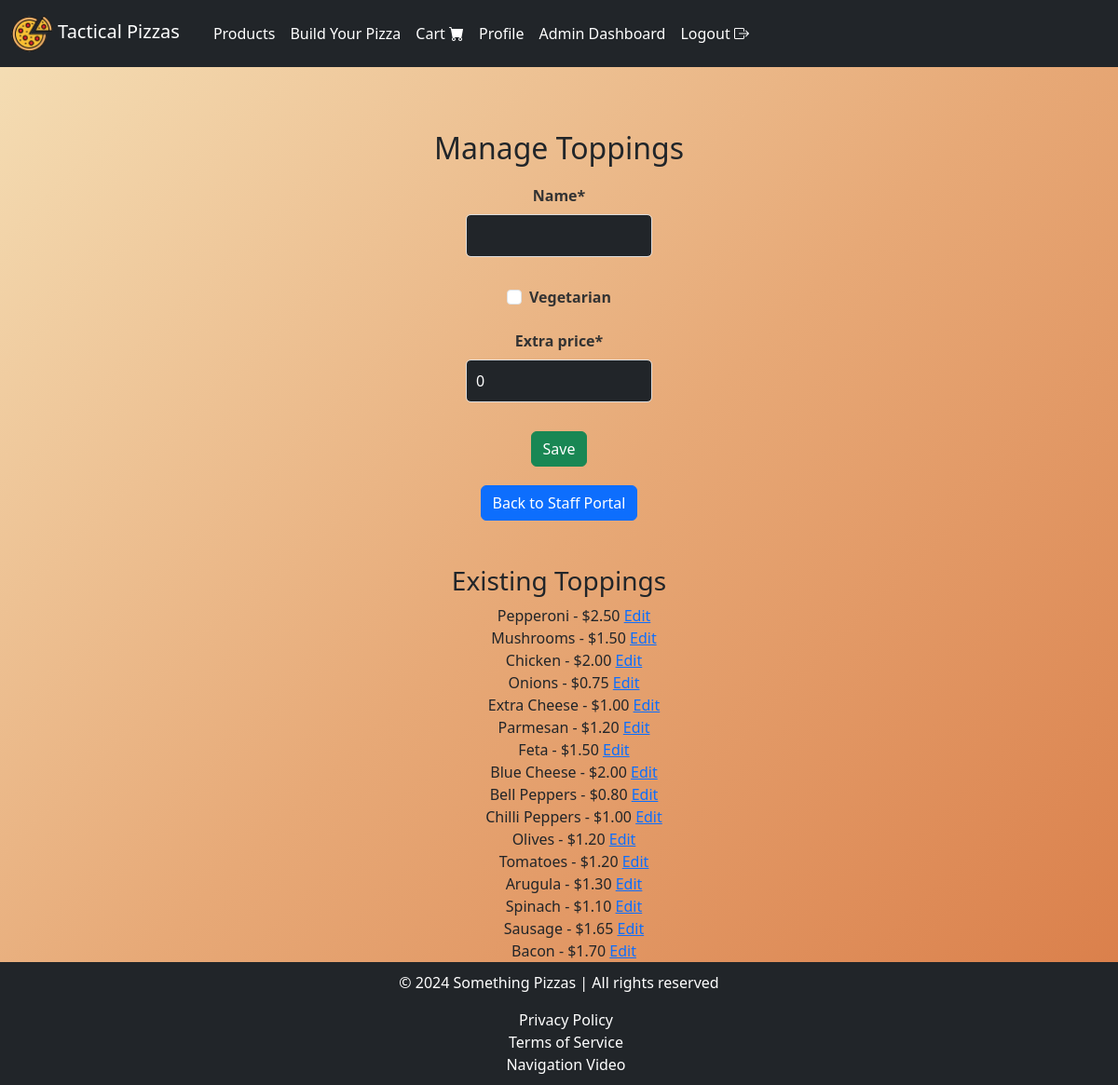
The page /products/staff/manage_toppings/ (signed in) on the database its author committed.
### products/models.py (models this page shows, shortened)
class Topping(models.Model):
    name = models.CharField(max_length=50)
    vegetarian = models.BooleanField(default=False)
    extra_price = models.DecimalField(max_digits=5, decimal_places=2, default=0)
    topping_id = models.CharField(max_length=10, unique=True, blank=True, editable=False)

### products/views.py (the view)
# urls.py: path('staff/manage_toppings/', views.manage_toppings, name='manage_toppings'),
@cache_control(no_cache=True, must_revalidate=True, no_store=True)
@user_passes_test(staff_required)
def manage_toppings(request):
    if request.method == "POST":
        form = ToppingForm(request.POST)
        if form.is_valid():
            form.save()
            messages.success(request, "Topping saved successfully.")
            return redirect('manage_toppings')
    else:
        form = ToppingForm()
    toppings = Topping.objects.all()
    return render(request, 'staff/manage_toppings.html', {
        'form': form,
        'toppings': toppings,
    })

### products/forms.py
class ToppingForm(ModelForm):
    class Meta:
        model = Topping
        fields = ['name', 'vegetarian', 'extra_price']

### products/views.py (called while the page is built)
def staff_required(user):
    return user.is_staff

### products/templates/staff/manage_toppings.html (shortened to what this page needs)
{% extends "layout.html" %}
{% load static %}
{% load crispy_forms_tags %}
{% block navbar %}
    {% include "navbar.html" %}
{% endblock %}
{% block body %}
<div class="container my-5">
    <h2>Manage Toppings</h2>
    <form method="post">
        {{ form|crispy }}
        <button type="submit" class="btn btn-success">Save</button>
    </form>
    <a class="btn btn-primary" href="{% url 'staff_portal' %}">Back to Staff Portal</a>
    <h3 class="mt-5">Existing Toppings</h3>
    <ul>
        {% for topping in toppings %}
        <div>{{ topping.name }} - ${{ topping.extra_price }}
            <a href="{% url 'edit_topping' topping.id %}">Edit</a>
        </div>
        {% endfor %}
    </ul>
</div>
{% endblock %}
{% block footer %}
    {% include "footer.html" %}
{% endblock %}

### static/css/styles.css (style rules this page uses)
body { background: linear-gradient(135deg, #f5e0b7 0%, #e7a977 50%, #d97b46 100%); color: #2c2c2c; margin: 0; padding: 0; font-family: "Poppins", Arial, sans-serif; min-height: 100vh; overflow-x: hidden; background-attachment: fixed; }
.container { padding: 20px; border-radius: 10px; max-width: 600px; margin: 20px auto; position: relative; text-align: center; }
.btn-primary { background-color: #007bff; color: #fff; }
.btn-success { background-color: #28a745; color: #fff; }
form { margin: 20px auto; display: flex; flex-direction: column; align-items: center; justify-content: center; max-width: 200px; }
form .form-control { background-color: #212529; color: #fff; border: 1px solid #ddd; padding: 10px; font-size: 1rem; border-radius: 5px; width: 100%; max-width: 500px; margin-bottom: 15px; }
form label { color: #333; font-weight: bold; margin-bottom: 5px; text-align: center; }
form .form-control::placeholder { color: #bec4c9; }

### rows shown on the page
Topping: name "Pepperoni", extra_price "2.50"
Topping: name "Mushrooms", extra_price "1.50"
Topping: name "Chicken", extra_price "2.00"
Topping: name "Onions", extra_price "0.75"
Topping: name "Extra Cheese", extra_price "1.00"
Topping: name "Parmesan", extra_price "1.20"
Topping: name "Feta", extra_price "1.50"
Topping: name "Blue Cheese", extra_price "2.00"
Topping: name "Bell Peppers", extra_price "0.80"
Topping: name "Chilli Peppers", extra_price "1.00"
Topping: name "Olives", extra_price "1.20"
Topping: name "Tomatoes", extra_price "1.20"
Topping: name "Arugula", extra_price "1.30"
Topping: name "Spinach", extra_price "1.10"
Topping: name "Sausage", extra_price "1.65"
Topping: name "Bacon", extra_price "1.70"
